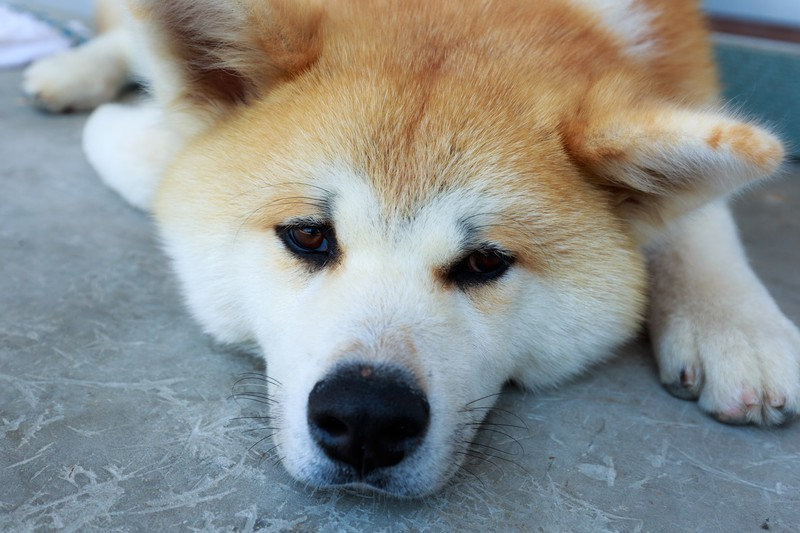
%> input picture AMEMAN17826009_TP_V4.jpg, 800 x 533 px
$ octave kadai8.m   (GNU Octave 9; MATLAB toolbox functions it lacks are replaced by stand-ins)
%> lines starting %> are read from the running program, lines starting %| are printed output that depends on the picture; in (x1, y1, x2, y2) boxes, pixels count from 0 and x2, y2 are one past the last pixel; in counts of white or black regions, pixels touching at a corner belong together; the program's own positions count from 1
% 課題８ ラベリング
% 二値化された画像の連結成分にラベルをつけよ．
% 下記はサンプルプログラムである．

ORG = imread('AMEMAN17826009_TP_V4.jpg'); % 画像の読み込み
%> ORG is the input picture: size 533x800x3 uint8; mean R, G, B 139, 143, 140.9
ORG = rgb2gray(ORG); % 白黒濃淡画像に変換
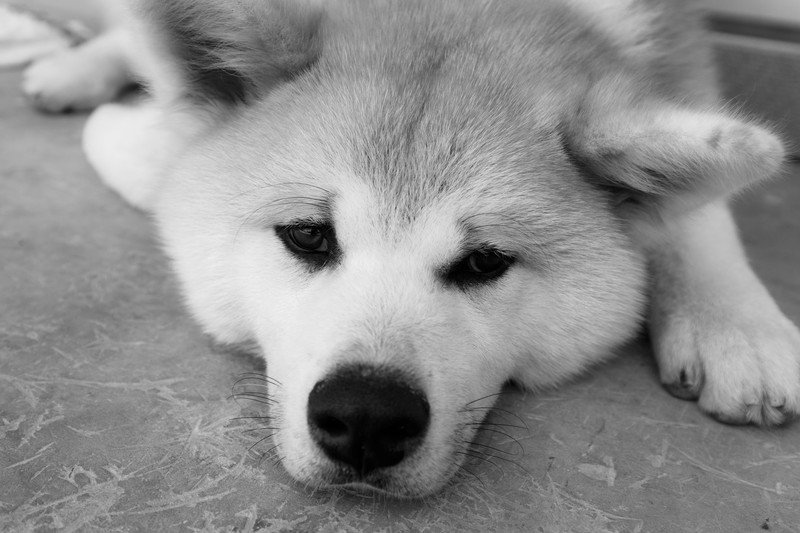
%> ORG: size 533x800 uint8; min 0, max 240, mean 141.6
imagesc(ORG); colormap(gray); colorbar; % 画像の表示
pause;
IMG = ORG > 128; % 閾値128で2値化
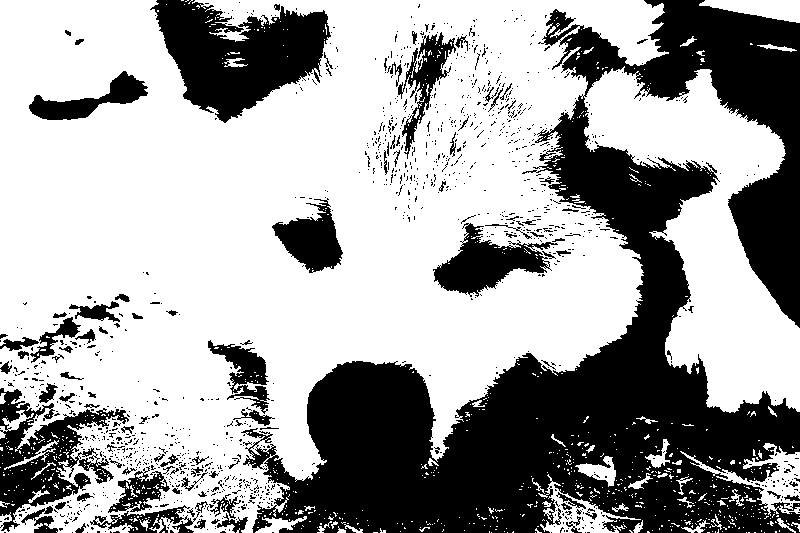
%> IMG: size 533x800 logical; 63.5% white; 1255 black regions (1154 under 20 px), largest, box (x1, y1, x2, y2) and area: (241, 0, 800, 533) 110761, (150, 0, 331, 123) 12696, (0, 388, 129, 532) 7075
imagesc(IMG); colormap(gray); colorbar; % 画像の表示
pause;
IMG = bwlabeln(IMG);
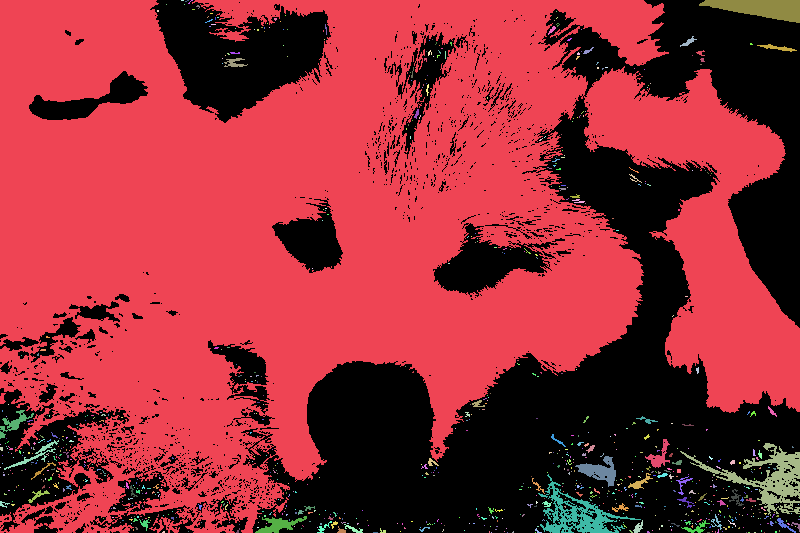
%> IMG: size 533x800 double; 863 distinct labels, from 0 to 862; one colour per label, 0 black
imagesc(IMG); colormap(jet); colorbar; % 画像の表示
%> after `colorbar`:
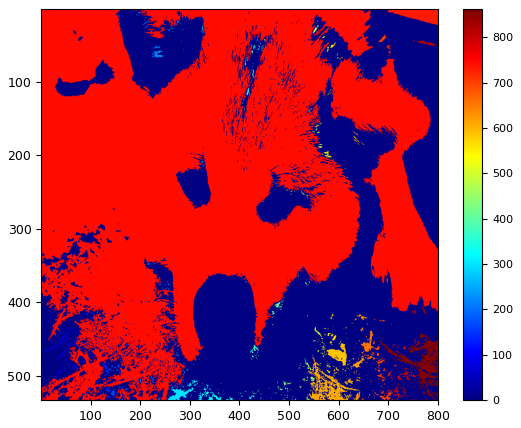
%> figure redrawn from the program's plot data
pause;
